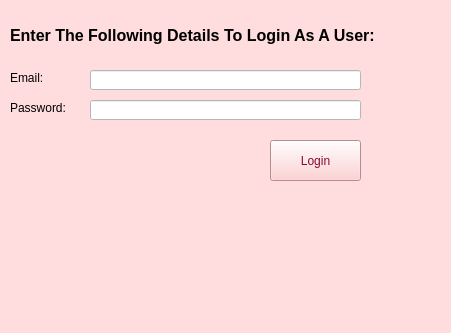
<?xml version="1.0" encoding="UTF-8"?>
<ui version="4.0">
 <class>UserScreen</class>
 <widget class="QMainWindow" name="UserScreen">
  <property name="geometry">
   <rect>
    <x>0</x>
    <y>0</y>
    <width>451</width>
    <height>333</height>
   </rect>
  </property>
  <property name="windowTitle">
   <string>User Login </string>
  </property>
  <property name="styleSheet">
   <string notr="true">background-color: rgb(255, 221, 222);</string>
  </property>
  <widget class="QWidget" name="centralwidget">
   <widget class="QLabel" name="label">
    <property name="geometry">
     <rect>
      <x>10</x>
      <y>20</y>
      <width>451</width>
      <height>31</height>
     </rect>
    </property>
    <property name="font">
     <font>
      <pointsize>12</pointsize>
      <weight>75</weight>
      <bold>true</bold>
     </font>
    </property>
    <property name="text">
     <string>Enter The Following Details To Login As A User:</string>
    </property>
   </widget>
   <widget class="QLabel" name="label_2">
    <property name="geometry">
     <rect>
      <x>10</x>
      <y>70</y>
      <width>91</width>
      <height>16</height>
     </rect>
    </property>
    <property name="text">
     <string>Email:</string>
    </property>
   </widget>
   <widget class="QLabel" name="label_3">
    <property name="geometry">
     <rect>
      <x>10</x>
      <y>100</y>
      <width>81</width>
      <height>16</height>
     </rect>
    </property>
    <property name="text">
     <string>Password:</string>
    </property>
   </widget>
   <widget class="QLineEdit" name="userEmail">
    <property name="geometry">
     <rect>
      <x>90</x>
      <y>70</y>
      <width>271</width>
      <height>20</height>
     </rect>
    </property>
    <property name="styleSheet">
     <string notr="true">background-color:white;</string>
    </property>
   </widget>
   <widget class="QLineEdit" name="userPassword">
    <property name="geometry">
     <rect>
      <x>90</x>
      <y>100</y>
      <width>271</width>
      <height>20</height>
     </rect>
    </property>
    <property name="styleSheet">
     <string notr="true">background-color:white;</string>
    </property>
   </widget>
   <widget class="QPushButton" name="userLoginBtn">
    <property name="geometry">
     <rect>
      <x>270</x>
      <y>140</y>
      <width>91</width>
      <height>41</height>
     </rect>
    </property>
    <property name="styleSheet">
     <string notr="true">color: rgb(138, 9, 47);
background-color:rgb(255, 197, 198);;</string>
    </property>
    <property name="text">
     <string>Login</string>
    </property>
   </widget>
   <widget class="QLabel" name="label_10">
    <property name="geometry">
     <rect>
      <x>10</x>
      <y>230</y>
      <width>131</width>
      <height>51</height>
     </rect>
    </property>
    <property name="text">
     <string/>
    </property>
    <property name="pixmap">
     <pixmap>../Logo.png</pixmap>
    </property>
    <property name="scaledContents">
     <bool>true</bool>
    </property>
   </widget>
  </widget>
  <widget class="QMenuBar" name="menubar">
   <property name="geometry">
    <rect>
     <x>0</x>
     <y>0</y>
     <width>451</width>
     <height>36</height>
    </rect>
   </property>
  </widget>
  <widget class="QStatusBar" name="statusbar"/>
 </widget>
 <resources/>
 <connections/>
</ui>
